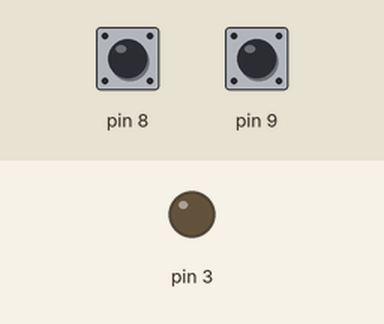
Recording of a sketch running on a simulated Arduino Uno, built with avr-gcc and run on an emulated ATmega328P. Parts: output pins drawn as LEDs (lit = HIGH). The inputs (shaded band) are chosen by the test bench; at power-on: pin 9 HIGH, pin 8 HIGH. What the sketch prints to the serial monitor is not drawn.

Above: at 1.2 s.
1.3 s: pin 9 pulled LOW for 0.15 s
Timing chart, 0 to 4.3 s (numbered marks = the images above; inputs shaded):
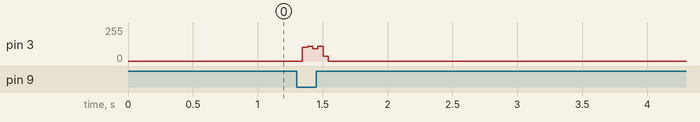

The sketch:

arduino-tx.ino
```cpp
// RF LINK TRANSMITTER CODE
// #include "lib/VirtualWire/VirtualWire.h"

void setup()
{
  Serial.begin(9600);    // Debugging only
  Serial.println("Initialize RF Link Tx Code");

  // Initialise the IO and ISR
//  vw_set_ptt_inverted(true); // Required for DR3100
//  vw_setup(2000);     // Bits per sec
//  vw_set_tx_pin(3);         //Pin 3 is connected to "Digital Output" of transmitter
pinMode(3, OUTPUT);

//  //Set pins as input for buttons
   pinMode(8, INPUT_PULLUP);
      pinMode(9, INPUT_PULLUP);
//  pinMode(9, INPUT_PULLUP);
//  pinMode(10, INPUT_PULLUP);
//  pinMode(11, INPUT_PULLUP);
//
//  //Set pin for LED as status indicator
//  pinMode (13, OUTPUT);
//
//  //Initialize button pins
//  digitalWrite(8, HIGH);
//  digitalWrite(9, HIGH);
//  digitalWrite(10, HIGH);
//  digitalWrite(11, HIGH);
}

void loop()
{

//   char *msg = "1010"; //message to send
//    tx_debug(msg); //output message to serial monitor for debugging.
//    vw_send((uint8_t *)msg, strlen(msg));//send message
//    vw_wait_tx(); // Wait until the whole message is gone

if(!digitalRead(8) || !digitalRead(9)){


  for(int r = 0; r < 4; r++ ) {
    // "on
    const char commandOn[]  = "111001101001011001101010101110100101101010100101101011100101010101011001011010111001011010010101100110101110010101011010100101101011100101010101011001011010111010010101101001100101100000000000";
    // const char commandOFF[] = "1110011010010110011010101001110100101101010100101101001110010101010101100101101001110010101100101010101101011101001100110101001101101011100110010101010110010110111001101001011010100110100000000000";

    const char command[] = "1110011010010110011010101001110100101101010100101101001110010101010101100101101001110010101100101010101101011101001100110101001101101011100110010101010110010110111001101001011010100110100000000000";


//    if(!digitalRead(8)){
//      Serial.println("trigger on");
//      char(&command)[strlen(commandOn)] = commandOn;
//    } else if(!digitalRead(9)){
//      Serial.println("trigger off");
//      char(&command)[strlen(commandOff)] = commandOff
//    }

    if(!digitalRead(9)) {


      for(int i = 0; i < strlen(command); i++ ) {
        char c = command[i];

        if(c == '1'){
          digitalWrite(3, HIGH);
          delayMicroseconds(300);
        } else {
          digitalWrite(3, LOW);
          delayMicroseconds(500);
        }
       }

    }
  }

  delay(5000);
}


//  digitalWrite(3, HIGH);
//
//    delay(100);
//
//     digitalWrite(3, LOW);
//
//
//     delay(200);
//    //delayMicroseconds(us)


}

void tx_debug(char *temp_msg){
  //output to serial monitor to indicate which button pressed
  Serial.println(temp_msg);
}
```
